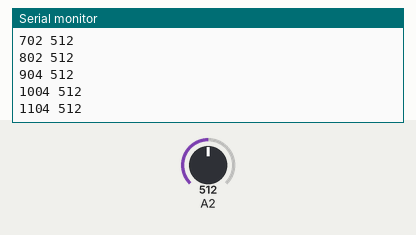
Bench run of a sketch on a simulated Arduino Uno, built with avr-gcc and run on an emulated ATmega328P. On the bench: the last lines printed to the serial monitor. The inputs (shaded band) are chosen by the test bench; at power-on: A2 = 512.

Above: at 1.2 s.
1.3 s: A2 set to 716
At 1.31 s:
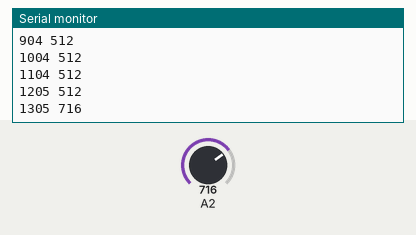
2.8 s: A2 set to 900
At 10.05 s:
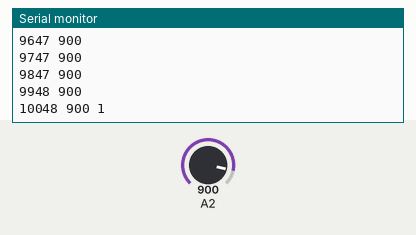
Timing chart, 0 to 10.3 s (numbered marks = the images above; inputs shaded):
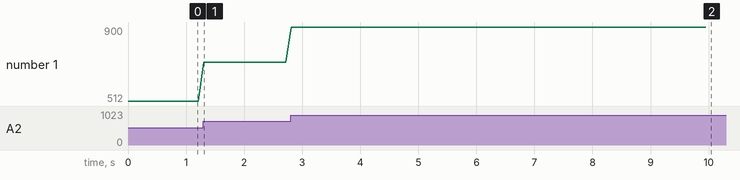

Measured:
- after the input at 1.3 s, the serial monitor: prints a new line at once (image 1)
- plotted number 1: 512 → 716 after the input at 1.3 s

The sketch:

EMG_Read_Multi_Threshold.ino
```cpp
int EMGsig;           // Store the EMG signal valueservo
//int threshold = 500;  // Move the servo when EMG signal is above this threshold. Remember it ranges 0–1023.
int sum = 0;
int count = 0;
float threshold;
int max;
int min;
bool calc = false;
void setup() {
 Serial.begin(9600); // Starting the communication with the computer

}
void loop() {


    EMGsig = analogRead(A2); // Read the analog values of the rectified+integrated EMG signal (0–1023)

    if (count <100)
    {
      Serial.print(millis()); Serial.print(" ");
      Serial.println(EMGsig);

        if (count == 1)
        {
            max = EMGsig;
            min = EMGsig;
        }
        else
        {
            if (EMGsig > max)
            {
                max = EMGsig;
            }
            else if (EMGsig < min)
            {
                min = EMGsig;
            }

        }

        count++;
    }
    else
    {
        if (!calc)
        {
            threshold = (max - min)/ count;
            calc = true;
        }

    Serial.print(millis()); Serial.print(" ");
    Serial.print(EMGsig); Serial.print(" ");
        if (EMGsig > threshold)
        {
            Serial.println("1");
        }
        else{
            Serial.println("0");
        }

    }


//if (EMGsig > threshold){     // If EMG signal is below the threshold
//    Serial.print(" Above ");
//  } else{            // If the EMG signal is above the threshold,
//    Serial.print(" Below ");
//}

  // Display the servo and EMG values.
 delay(100);
}
```
